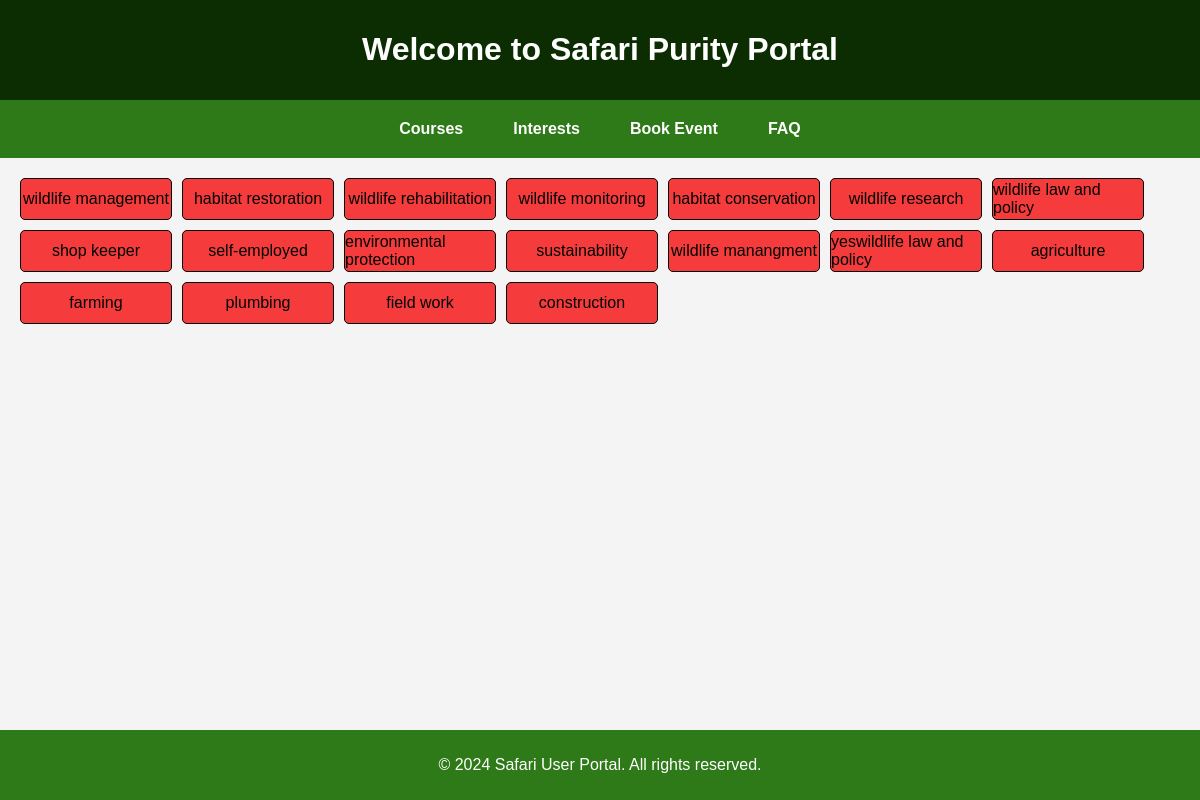
Screenshot of /safari_learning/interests/1/ (signed in) with the database file from the repository.
### safari_learning/models.py (models this page shows, shortened)
class SafariUser(AbstractUser):
    age = models.PositiveSmallIntegerField(validators=[validate_age], null=True)
    profession = models.CharField(max_length=200)
    interests = models.JSONField(null=True)

class Interest(models.Model):
    interest = models.CharField(max_length=700)

### safari_learning/views.py (the view)
# urls.py: path("interests/<int:user_id>/", views.safari_user_interests, name='interests'),
def safari_user_interests(request, user_id):
    template_name_1 = "safari_learning/interests.html"
    template_name_2 = "safari_learning/interesterror.html"
    context_variable = {}
    if request.user.is_authenticated:
        if request.method == "GET":
            if request.user.id != user_id:
                return render(request, template_name_2)
            user_interests = request.user.interests
            if user_interests:
                user_interests = user_interests.get("interests", [])
            else:
                user_interests = []
            all_interests = Interest.objects.all()
            all_courses = SafariCourse.objects.all()
            print(all_courses)
            recommended_courses = [recommended_course for recommended_course in all_courses if set(user_interests).intersection(recommended_course.course_tags.get("course_tags"))]
            context_variable["recommended_courses"] = recommended_courses
            context_variable["user_interests"] = user_interests
            context_variable["all_interests"] = all_interests
            context_variable["logged_in_user"] = request.user
            return render(request, template_name_1, context_variable)
    redirectback_here_link = reverse("safari:login")
    return redirect(redirectback_here_link)

### safari_learning/models.py (called while the page is built)
    def __str__(self):
        return "<{0}> image {1} is saved".format(self.__class__.__name__, self.file_name)

### safari_learning/templates/safari_learning/interests.html (shortened to what this page needs)
<!DOCTYPE html>
<html lang="en">
  <head>
    {% load static %}
    <link rel="stylesheet" href="{% static './styles/Interests.css' %}" />
  </head>
  <body>
    <header>
      <h1>Welcome to Safari {{ logged_in_user.first_name }} Portal</h1>
    </header>
    <nav>
      <a href="{% url 'safari:homepage' %}">Courses</a>
      <a href="{% url 'safari:interests' user.id %}">Interests</a>
      <a href="{% url 'safari:book_event' %}">Book Event</a>
      <a href="{% url 'safari:faq_page' %}">FAQ</a>
    </nav>
    {% if all_interests %}
      <main style="padding: 20px;">
        {% if user_interests %}
          <div class="interest-container">
            {% for each_interest_obj in all_interests %}
              {% if each_interest_obj.interest in user_interests %}
                <div id="div_user_interest_{{ forloop.counter }}" class="interest-item user-interest">
                  <span onclick="postRequest(event)" id="user_interest_{{ forloop.counter }}" class="interest-span user-interest-span">{{ each_interest_obj.interest }}</span>
                  <i class="fa-solid fa-circle-xmark remove-icon" id="{{ forloop.counter }}" onclick="deleteRequest(event)"></i>
                </div>
              {% else %}
                <div id="div_user_interest_{{ forloop.counter }}" class="interest-item">
                  <span onclick="postRequest(event)" id="user_interest_{{ forloop.counter }}" class="interest-span">{{ each_interest_obj.interest }}</span>
                </div>
              {% endif %}
            {% endfor %}
          </div>
        {% else %}
          <div class="interest-container">
            {% for each_interest_obj in all_interests %}
              <div id="div_user_interest_{{ forloop.counter }}" class="interest-item">
                <span onclick="postRequest(event)" id="user_interest_{{ forloop.counter }}" class="interest-span">{{ each_interest_obj.interest }}</span>
              </div>
            {% endfor %}
          </div>
        {% endif %}
        <br />
      </main>
    {% else %}
      <div>No course tags filters yet</div>
    {% endif %}
    <footer>
      <p>&copy; 2024 Safari User Portal. All rights reserved.</p>
    </footer>
  </body>
</html>

### safari_learning/static/styles/Interests.css (style rules this page uses)
html, body { height: 100%; margin: 0; padding: 0; display: flex; flex-direction: column; }
body { font-family: Arial, sans-serif; background-color: #f4f4f4; }
header { background-color: #0b2d01; color: #fff; padding: 10px 0; text-align: center; }
nav { display: flex; justify-content: center; background-color: #2e7918; padding: 10px; }
nav a { color: white; text-decoration: none; margin: 0 15px; font-weight: bold; padding: 10px; border-radius: 5px; }
main { flex: 1; padding: 20px; }
.interest-container { display: flex; flex-wrap: wrap; gap: 10px; }
.interest-item { display: flex; align-items: center; }
.interest-span { display: flex; justify-content: center; align-items: center; width: 150px; height: 40px; border: 1px solid black; border-radius: 5px; background-color: #f53b3b; color: rgb(0, 0, 0); }
footer { background-color:#2e7918; color: #fff; text-align: center; padding: 10px 0; width: 100%; }

### rows the page displays
SafariUser: first_name "Purity"
Interest: interest "wildlife management"
Interest: interest "habitat restoration"
Interest: interest "wildlife rehabilitation"
Interest: interest "wildlife monitoring"
Interest: interest "habitat conservation"
Interest: interest "wildlife research"
Interest: interest "wildlife law and policy"
Interest: interest "shop keeper"
Interest: interest "self-employed"
Interest: interest "environmental protection"
Interest: interest "sustainability"
Interest: interest "wildlife manangment"
Interest: interest "yeswildlife law and policy"
Interest: interest "agriculture"
Interest: interest "farming"
Interest: interest "plumbing"
Interest: interest "field work"
Interest: interest "construction"
